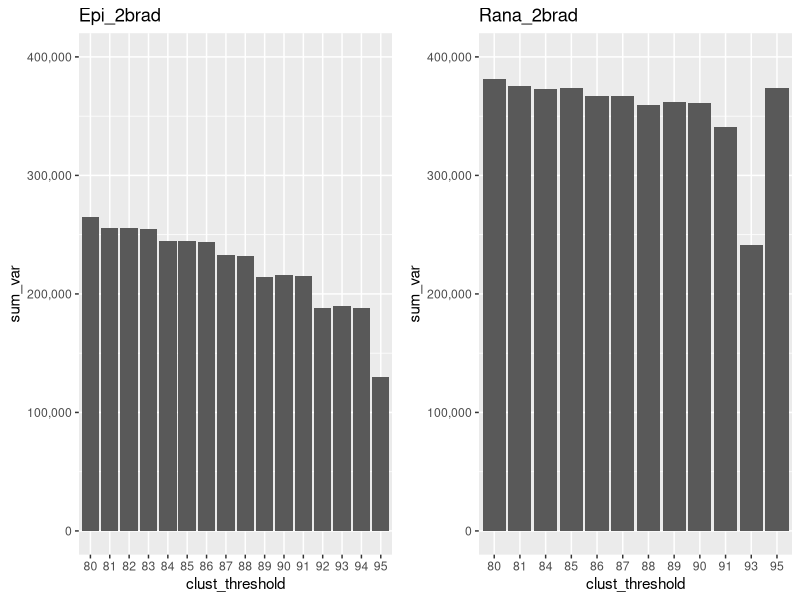
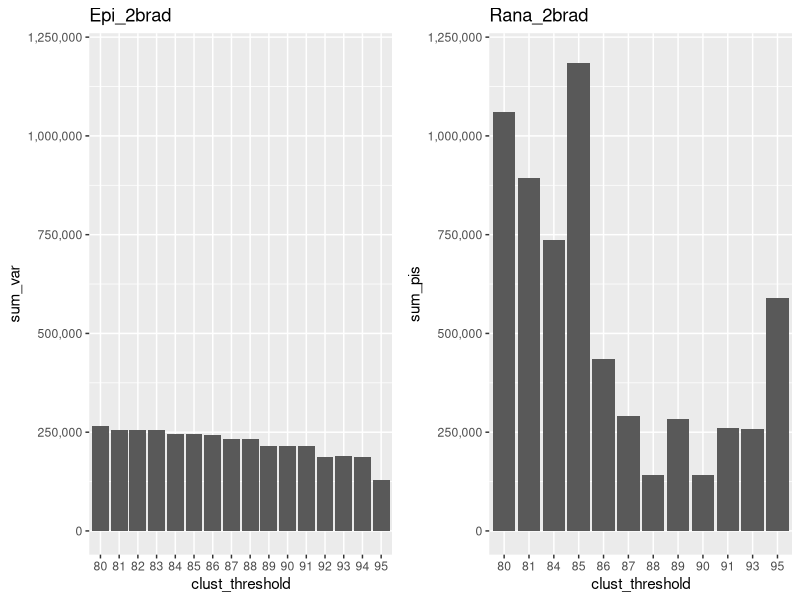
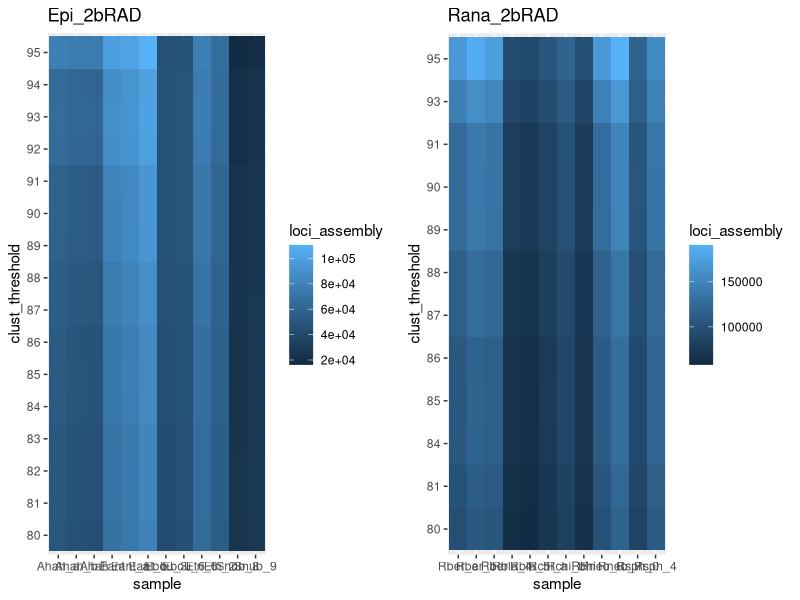

The R source for these figures, in order:
setwd("~/Box Sync/Epipedobates project/BIOINFORMATICS/ANALYSIS/epi_rana_radseq")

library(tidyverse)
library(cowplot)

rana_2brad_snpdist <- read_csv("rana2brad_snpdist.csv")
rana_2brad_sumstats <- read_csv("rana2brad_sumstats.csv")
epi_2brad_snpdist <- read_csv("epi2brad_snpdist.csv")
epi_2brad_sumstats <- read_csv("epi2brad_sumstats.csv")

# Easier labeling of figures
ranaclustlabs = c("80", "81", "84", "85", "86", "87", "88", "89", "90", "91", "93", "95")
epiclustlabs = c("80", "81", "82", "83", "84", "85", "86", "87", "88", "89", "90", "91", "92", "93", "94", "95")
ranalabs = c("Rber_a","Rber_b","Rber","Rbla_4","Rbla_5","Rchi_a","Rchi_b","Rchi","Rneo_0","Rneo_7","Rsph_0","Rsph_4")
epilabs = c("Ahah_a","Ahah_b","Ahah","Eant","Eant_a","Eant_b","Ebou_3","Ebou_6","Etri_6","Etri_2","Snub_8","Snub_9")

### 2bRAD_SNPDIST_SUM OF VARIABLE SITES ###
p.rana_2brad_snpdist <-
  rana_2brad_snpdist %>% 
  group_by(clust_threshold) %>%
  filter(sum_var == max(sum_var)) %>%
ggplot(aes(x=clust_threshold, y=sum_var)) + 
  geom_col() +
  scale_x_discrete(labels=ranaclustlabs) +
  scale_y_continuous(labels=scales::comma, limits=c(0,400000)) +
  ggtitle("Rana_2brad")

p.epi_2brad_snpdist <-
  epi_2brad_snpdist %>% 
  group_by(clust_threshold) %>%
  filter(sum_var == max(sum_var)) %>%
  ggplot(aes(x=clust_threshold, y=sum_var)) + 
  geom_col() +
  scale_x_discrete(labels=epiclustlabs) +
  scale_y_continuous(labels=scales::comma, limits=c(0,400000)) +
  ggtitle("Epi_2brad")
  

plot_grid(p.epi_2brad_snpdist, p.rana_2brad_snpdist)

### 2bRAD_SNPDIST_SUM OF PI SITES ###

p.rana_2brad_snpdist_pis <-
  rana_2brad_snpdist %>% 
  group_by(clust_threshold) %>%
  filter(sum_pis == max(sum_pis)) %>%
  ggplot(aes(x=clust_threshold, y=sum_pis)) + 
  geom_col() +
  scale_x_discrete(labels=ranaclustlabs) +
  scale_y_continuous(labels=scales::comma, limits=c(0,1200000)) +
  ggtitle("Rana_2brad")

p.epi_2brad_snpdist_pis <-
  epi_2brad_snpdist %>% 
  group_by(clust_threshold) %>%
  filter(sum_var == max(sum_var)) %>%
  ggplot(aes(x=clust_threshold, y=sum_var)) + 
  geom_col() +
  scale_x_discrete(labels=epiclustlabs) +
  scale_y_continuous(labels=scales::comma, limits=c(0,1200000)) +
  ggtitle("Epi_2brad")

plot_grid(p.epi_2brad_snpdist_pis, p.rana_2brad_snpdist_pis)

### 2bRAD_SUMSTATS HEATMAPS ###
p.rana_2brad_sumstats <-
  rana_2brad_sumstats %>%
  ggplot(aes(sample, clust_threshold)) +
  geom_tile(aes(fill=loci_assembly)) +
  scale_y_discrete(labels=ranaclustlabs) +
  scale_x_discrete(labels=ranalabs) +
  ggtitle("Rana_2bRAD")
  
p.epi_2brad_sumstats <-
  epi_2brad_sumstats %>%
  ggplot(aes(sample, clust_threshold)) +
  geom_tile(aes(fill=loci_assembly)) +
  scale_y_discrete(labels=epiclustlabs) +
  scale_x_discrete(labels=epilabs) +
  ggtitle("Epi_2bRAD")

plot_grid(p.epi_2brad_sumstats, p.rana_2brad_sumstats)
